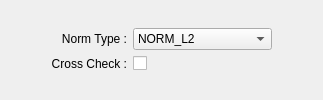
              <widget class="QWidget" name="tabMatcherBruteFoce">
               <attribute name="title">
                <string>Brute-Force</string>
               </attribute>
               <layout class="QGridLayout" name="gridLayout_13">
                <item row="0" column="1">
                 <layout class="QGridLayout" name="matcherBruteForceParams">
                  <item row="1" column="1">
                   <widget class="QLabel" name="matcherBruteForceCrossCheckLabel">
                    <property name="enabled">
                     <bool>true</bool>
                    </property>
                    <property name="toolTip">
                     <string>&lt;html&gt;&lt;head/&gt;&lt;body&gt;&lt;p&gt;If true, then keep only matches (i,j) such that for i-th query descriptor the j-th descriptor in the matcher’s collection is the &lt;span style=&quot; font-weight:600;&quot;&gt;nearest&lt;/span&gt; and vice versa.&lt;/p&gt;&lt;/body&gt;&lt;/html&gt;</string>
                    </property>
                    <property name="text">
                     <string>Cross Check :</string>
                    </property>
                    <property name="alignment">
                     <set>Qt::AlignRight|Qt::AlignTrailing|Qt::AlignVCenter</set>
                    </property>
                   </widget>
                  </item>
                  <item row="0" column="1">
                   <widget class="QLabel" name="matcherBruteForceNormTypeLabel">
                    <property name="toolTip">
                     <string>&lt;html&gt;&lt;head/&gt;&lt;body&gt;&lt;p&gt;L1 and L2 norms are preferable choices for SIFT and SURF descriptors,&lt;/p&gt;&lt;p&gt;NORM_HAMMING should be used with ORB, BRISK and BRIEF,&lt;/p&gt;&lt;p&gt;NORM_HAMMING2 should be used with ORB when WTA_K==3 or 4.&lt;/p&gt;&lt;/body&gt;&lt;/html&gt;</string>
                    </property>
                    <property name="text">
                     <string>Norm Type :</string>
                    </property>
                    <property name="alignment">
                     <set>Qt::AlignRight|Qt::AlignTrailing|Qt::AlignVCenter</set>
                    </property>
                   </widget>
                  </item>
                  <item row="0" column="2">
                   <widget class="QComboBox" name="matcherBruteForceNormTypeText">
                    <property name="cursor">
                     <cursorShape>PointingHandCursor</cursorShape>
                    </property>
                    <property name="currentText">
                     <string>NORM_L2</string>
                    </property>
                    <property name="currentIndex">
                     <number>1</number>
                    </property>
                    <item>
                     <property name="text">
                      <string>NORM_L1</string>
                     </property>
                    </item>
                    <item>
                     <property name="text">
                      <string>NORM_L2</string>
                     </property>
                    </item>
                    <item>
                     <property name="text">
                      <string>NORM_HAMMING</string>
                     </property>
                    </item>
                    <item>
                     <property name="text">
                      <string>NORM_HAMMING2</string>
                     </property>
                    </item>
                   </widget>
                  </item>
                  <item row="1" column="2">
                   <widget class="QCheckBox" name="matcherBruteForceCrossCheckText">
                    <property name="enabled">
                     <bool>true</bool>
                    </property>
                    <property name="cursor">
                     <cursorShape>PointingHandCursor</cursorShape>
                    </property>
                    <property name="checked">
                     <bool>false</bool>
                    </property>
                   </widget>
                  </item>
                 </layout>
                </item>
                <item row="0" column="0">
                 <spacer name="horizontalSpacer_4">
                  <property name="orientation">
                   <enum>Qt::Horizontal</enum>
                  </property>
                  <property name="sizeHint" stdset="0">
                   <size>
                    <width>40</width>
                    <height>20</height>
                   </size>
                  </property>
                 </spacer>
                </item>
                <item row="0" column="2">
                 <spacer name="horizontalSpacer">
                  <property name="orientation">
                   <enum>Qt::Horizontal</enum>
                  </property>
                  <property name="sizeHint" stdset="0">
                   <size>
                    <width>40</width>
                    <height>20</height>
                   </size>
                  </property>
                 </spacer>
                </item>
               </layout>
              </widget>
